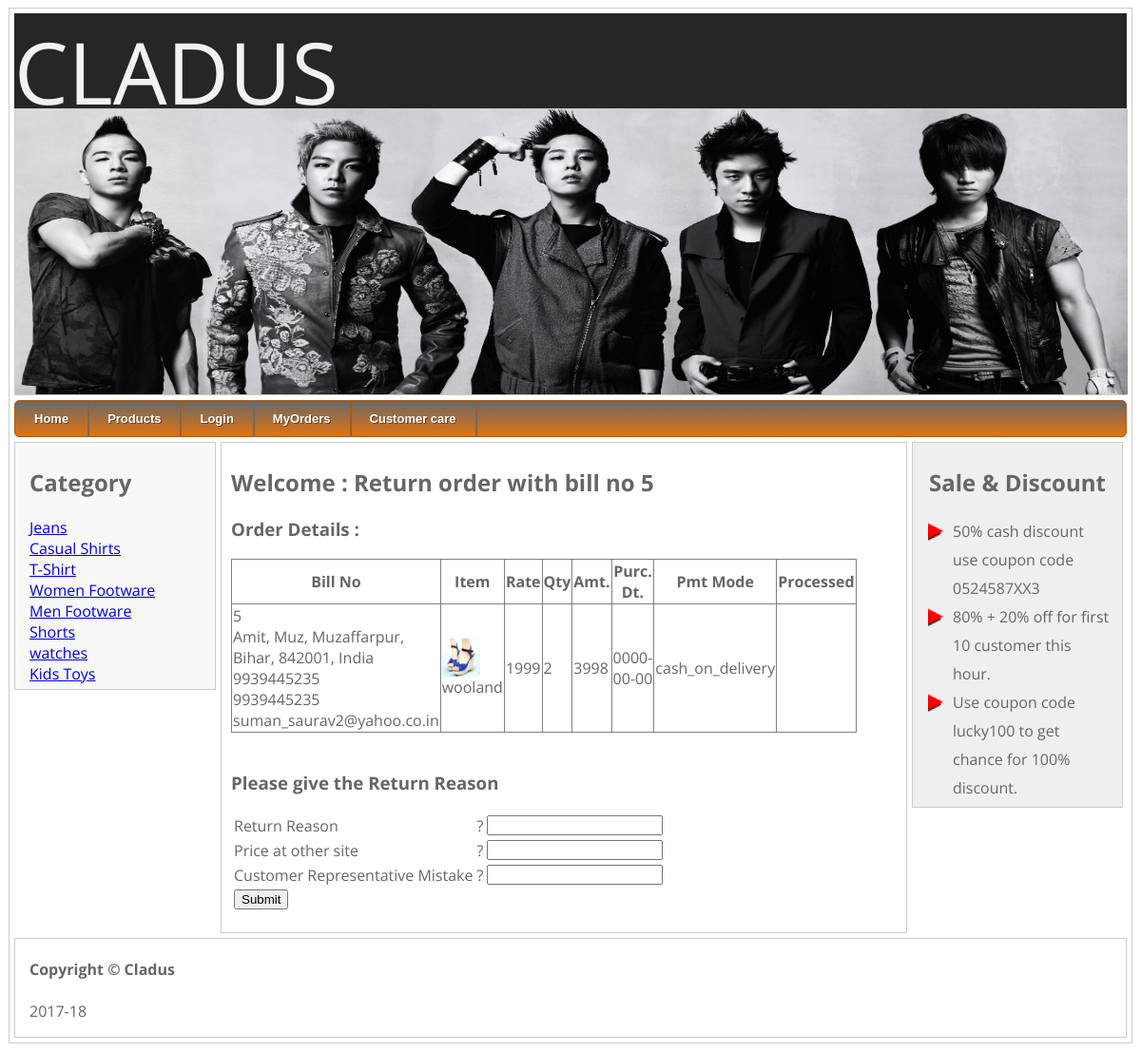
/userreturn.php?billno=5, run on the app's committed database.
### tables this page shows
CREATE TABLE IF NOT EXISTS `category` (
  `categoryid` int(11) NOT NULL AUTO_INCREMENT,
  `categoryname` varchar(200) NOT NULL,
  PRIMARY KEY (`categoryid`)
);

CREATE TABLE IF NOT EXISTS `cart` (
  `billno` int(11) NOT NULL AUTO_INCREMENT,
  `mid` int(11) NOT NULL,
  `itemno` int(11) NOT NULL,
  `rate` int(11) NOT NULL,
  `qty` int(11) NOT NULL,
  `amount` int(11) NOT NULL,
  `date` date NOT NULL,
  `paymentmode` varchar(500) NOT NULL,
  `processed` varchar(50) NOT NULL,
  PRIMARY KEY (`billno`)
);

CREATE TABLE IF NOT EXISTS `members` (
  `mid` int(11) NOT NULL,
  `mname` varchar(200) NOT NULL,
  `mdistrict` varchar(200) NOT NULL,
  `mstreet` varchar(200) NOT NULL,
  `mcity` varchar(200) NOT NULL,
  `mstate` varchar(200) NOT NULL,
  `mpin` varchar(20) NOT NULL,
  `mcountry` varchar(200) NOT NULL,
  `dob` varchar(40) NOT NULL,
  `mmob_no1` varchar(12) NOT NULL,
  `mmob_no2` varchar(12) NOT NULL,
  `memail` varchar(200) NOT NULL,
  `username` varchar(200) NOT NULL,
  `password` varchar(50) NOT NULL,
  `howdidyoufindus` varchar(200) NOT NULL,
  `usertype` varchar(2) NOT NULL,
  PRIMARY KEY (`username`)
);

CREATE TABLE IF NOT EXISTS `products` (
  `itemno` int(11) NOT NULL,
  `itemname` varchar(400) NOT NULL,
  `description` varchar(500) NOT NULL,
  `price` int(11) NOT NULL,
  `qty` int(11) NOT NULL,
  `category` varchar(200) NOT NULL,
  `image` varchar(300) NOT NULL,
  PRIMARY KEY (`itemno`)
);

### userreturn.php (the view, shortened to what this page needs)
	<?php
	require_once("master_header.php");
	?>
		<h2>Welcome <?php echo $_SESSION["cname"];?> : Return order with bill no <?php echo $_GET['billno'];?> </h2>
		<h3>Order Details :</h3>
<?php
	$q="select * from cart where billno ='".$_GET['billno']."'";
	$r=mysql_query($q);
				?>
<table width="90%" border="1px" style="border-collapse: collapse;">
					<?php
echo "<tr><th>Bill No</th><th>Item </th><th>Rate</th><th>Qty</th><th>Amt.</th><th>Purc. Dt.</th><th>Pmt Mode</th><th>Processed</th></tr>";
				while($f=mysql_fetch_array($r))
				{
						$q1="select * from products where itemno=".$f['itemno']."";
						$r1=mysql_query($q1);
				while($f1=mysql_fetch_array($r1))
				{
					$itemname=$f1['itemname'];
					$pimage=$f1['image'];
				}
				$q2="select * from members where mid=".$f['mid']."";
						$r2=mysql_query($q2);
				while($f2=mysql_fetch_array($r2))
				{
					$mname=$f2['mname'];
					$address=$mname.", ".$f2['mstreet'].", ".$f2['mcity'].", ".$f2['mstate'].", ".$f2['mpin'].", ".$f2['mcountry']."<br>".$f2['mmob_no1']."<br>".$f2['mmob_no2']."<br>".$f2['memail'];
				}
					echo "<tr><td>".$f['billno']."<br>".$address."</td><td> <img src='uploadedfiles\\$pimage' height=40 width=40><br>".$itemname." </td><td>".$f['rate']."</td><td>".$f['qty']."</td><td>".$f['amount']."</td><td>".$f['date']."</td><td>".$f['paymentmode']."</td><td>".$f['processed']."</td></tr>";
				}
?>
</table >
	<br>
<h3>Please give the Return Reason </h3>
	<FORM METHOD=POST ACTION="">
<TABLE>
<TR>
	<TD>Return Reason </TD>
	<TD>?</TD>
	<TD><INPUT TYPE="text" NAME="txtCourierName"></TD>
</TR>
<TR>
	<TD>Price at other site</TD>
	<TD>?</TD>
	<TD><INPUT TYPE="text" NAME="txtTrackingId"></TD>
</TR>
<TR>
	<TD>Customer Representative Mistake </TD>
	<TD>?</TD>
	<TD><INPUT TYPE="text" NAME="txtDeliveryDate"></TD>
</TR>
<TR>
	<TD colspan="3"><INPUT TYPE="submit"></TD>
</TR>
</TABLE>
</FORM>
	<?php
	require_once("master_footer.php");
	?>

### master_header.php (shortened to what this page needs)
<!DOCTYPE HTML PUBLIC "-//W3C//DTD HTML 4.0 Transitional//EN">
<HTML>
<HEAD>
<link rel="stylesheet" type="text/css" href="styles.css">
<link rel="stylesheet" type="text/css" href="menu_assets\styles.css">
	<link rel="stylesheet" type="text/css" href="engine1/style.css" media="screen" />
</HEAD>
<BODY>
<div id="pagewrap">
     <div class="header_wrapper">
                <div class="logo">
                    <span>CLADUS</span>
                </div>
                <div class="tagline">
                    <span>where fashion lies</span>
                </div>
        </div>
	<header>
		 <IMG SRC="img/img1.jpg" WIDTH="1170" HEIGHT="300" BORDER=0 ALT="">
	</header>
	<div id="menu">
	<div id='cssmenu'>
		<ul>
		   <li>
		   <?php
		   if(isset($_SESSION["utype"]))
		   {
			   if($_SESSION["utype"]=='U')
			   {
			   ?>
			 <a href="index.php"><span><?php echo $_SESSION["cname"];?>'s Home</span></a>
				   <?php
			   }
			   else if($_SESSION["utype"]=='A')
			   {
				?>
			 <a href="adminhome.php"><span>Admin Home</span></a>
				   <?php
			   }
		   }
		   else
		   {
			?>
		    <a href="index.php"><span>Home</span></a>
				<?php
		   }
			?>
		   </li>
		   <li><a href="index.php"><span>Products</span></a></li>
		   <li>
		   <?php
		   if(isset($_SESSION["uname"]))
		   {
			   ?>
			<a href="logout.php"><span>Logout</span>
				   <?php
		   }
		   else
		   {
			?>
		   <a href="login.php"><span>Login</span>
				<?php
		   }
			?>
		   </a></li>
		   <li><a href="cart.php"><span>MyOrders</span></a></li>
		     <li class='has_sub'><a href="customarcare.php"><span>Customer care</span></a>
			 </li>
		</ul>
		</div>
	</div>
	<section id="content">
		<h2>Category </h2>
		<?php
		$q="select * from category";
				$r=mysql_query($q);
				while($f=mysql_fetch_array($r))
				{
				$categoryname= $f["categoryname"];
				echo "<a href='index.php?categoryname=".$categoryname."'>".$categoryname."</a><br>";
				}
				?>
	</section>
	<section id="middle">

### styles.css (style rules this page uses)
.header_wrapper { background-color: #262626; height: 100px; margin: auto; }
.logo { color: #f2f2f2; font-size: 90; }
.tagline { font-size: 12; color: #f2f2f2; text-transform: lowercase; padding-top: 65; font-family: cursive; }
body { font-family: 'Open Sans', sans-serif; color: #666; }
ul { list-style-type: none; padding: 0; margin: 0; }
#pagewrap { padding: 5px; width: 1170px; margin: 5px auto; }
header { height: 300px; padding: 0 0 0 0; background-image:url("img//header.jpg"); background-size:cover; }
#menu { margin:0 0 5px 0; }
#content { width: 180px; float: left; padding: 5px 15px; }
#middle { width: 700px; float: left; padding: 5px 10px; margin: 0px 5px 5px 5px; }
#content { background: #f8f8f8; }
header, #content, #middle, #sidebar { margin-bottom: 5px; }
#pagewrap, header, #content, #middle, #sidebar, footer { border: solid 1px #ccc; }

### menu_assets/styles.css (style rules this page uses)
#cssmenu { height:37px; display:block; padding:0; margin: 0 auto; border:1px solid; border-radius:5px; }
#cssmenu > ul { list-style:inside none; padding:0; margin:0; }
#cssmenu > ul > li { list-style:inside none; padding:0; margin:0; float:left; display:block; position:relative; }
#cssmenu > ul > li > a { outline:none; display:block; position:relative; padding:12px 20px; font:bold 13px/100% Arial, Helvetica, sans-serif; text-align:center; text-decoration:none; text-shadow:1px 1px 0 rgba(0,0,0, 0.4); }
#cssmenu > ul > li:first-child > a { border-radius:5px 0 0 5px; }
#cssmenu > ul > li > a:after { content:''; position:absolute; border-right:1px solid; top:-1px; bottom:-1px; right:-2px; z-index:99; }
#cssmenu, #cssmenu > ul > li > ul > li a:hover { background:#696969; background:-moz-linear-gradient(top, #696969 0%, #e17310 100%); background:-webkit-gradient(linear, left top, left bottom, color-stop(0%,#696969), color-stop(100%,#e17310)); background:-webkit-linear-gradient(top, #696969 0%,#e17310 100%); background:-o-linear-gradient(top, #696969 0%,#e17310 100%); background:-ms-linear-gradient(top, #696969 0%,#e17310 100%); background:linear-gradient(top, #696969 0%,#e17310 100%); filter:progid:DXImageTransform.Microsoft.gradient(startColorstr='#696969', endColorstr='#e17310',GradientType=0); }
#cssmenu { border-color:#b05a0d; }
#cssmenu > ul > li > a { border-right:1px solid #b05a0d; color:#fff; }
#cssmenu > ul > li > a:after { border-color:#696969; }

### data on the page
category: categoryname "Jeans"
category: categoryname "Casual Shirts"
category: categoryname "T-Shirt"
category: categoryname "Women Footware"
category: categoryname "Men Footware"
category: categoryname "Shorts"
category: categoryname "watches"
category: categoryname "Kids Toys"
cart: billno "5", members.mname "Amit", members.mstreet "Muz", members.mcity "Muzaffarpur", members.mstate "Bihar", members.mpin "842001", members.mcountry "India", members.mmob_no1 "9939445235", members.mmob_no2 "9939445235", members.memail "suman_saurav2@yahoo.co.in", products.image (picture), products.itemname "wooland", rate "1999", qty "2", amount "3998", date "0000-00-00", paymentmode "cash_on_delivery"

### other printed values
$_GET['billno'] "5"
